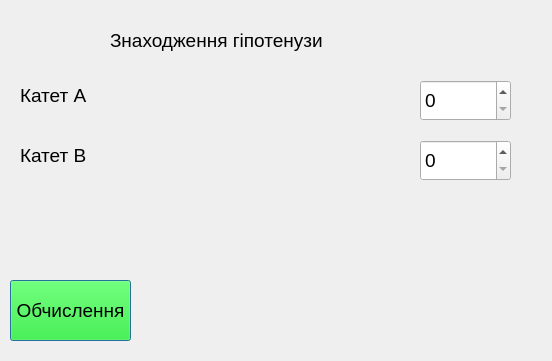
<?xml version="1.0" encoding="UTF-8"?>
<ui version="4.0">
 <class>pif</class>
 <widget class="QDialog" name="pif">
  <property name="geometry">
   <rect>
    <x>0</x>
    <y>0</y>
    <width>552</width>
    <height>361</height>
   </rect>
  </property>
  <property name="windowTitle">
   <string>Task1</string>
  </property>
  <widget class="QLabel" name="label">
   <property name="geometry">
    <rect>
     <x>110</x>
     <y>10</y>
     <width>231</width>
     <height>61</height>
    </rect>
   </property>
   <property name="font">
    <font>
     <pointsize>14</pointsize>
    </font>
   </property>
   <property name="text">
    <string>Знаходження гіпотенузи</string>
   </property>
  </widget>
  <widget class="QSpinBox" name="leg1">
   <property name="geometry">
    <rect>
     <x>420</x>
     <y>80</y>
     <width>91</width>
     <height>41</height>
    </rect>
   </property>
   <property name="font">
    <font>
     <pointsize>14</pointsize>
    </font>
   </property>
  </widget>
  <widget class="QSpinBox" name="leg2">
   <property name="geometry">
    <rect>
     <x>420</x>
     <y>140</y>
     <width>91</width>
     <height>41</height>
    </rect>
   </property>
   <property name="font">
    <font>
     <pointsize>14</pointsize>
    </font>
   </property>
  </widget>
  <widget class="QLabel" name="label_2">
   <property name="geometry">
    <rect>
     <x>20</x>
     <y>80</y>
     <width>111</width>
     <height>31</height>
    </rect>
   </property>
   <property name="font">
    <font>
     <pointsize>14</pointsize>
    </font>
   </property>
   <property name="text">
    <string>Катет А</string>
   </property>
  </widget>
  <widget class="QLabel" name="label_3">
   <property name="geometry">
    <rect>
     <x>20</x>
     <y>130</y>
     <width>101</width>
     <height>51</height>
    </rect>
   </property>
   <property name="font">
    <font>
     <pointsize>14</pointsize>
    </font>
   </property>
   <property name="text">
    <string>Катет B</string>
   </property>
  </widget>
  <widget class="QPushButton" name="clcBtn">
   <property name="geometry">
    <rect>
     <x>10</x>
     <y>280</y>
     <width>121</width>
     <height>61</height>
    </rect>
   </property>
   <property name="font">
    <font>
     <pointsize>14</pointsize>
    </font>
   </property>
   <property name="styleSheet">
    <string notr="true">background-color:rgb(0, 255, 0);
color:rgb(0, 0, 0);</string>
   </property>
   <property name="text">
    <string>Обчислення</string>
   </property>
  </widget>
 </widget>
 <resources/>
 <connections/>
</ui>
